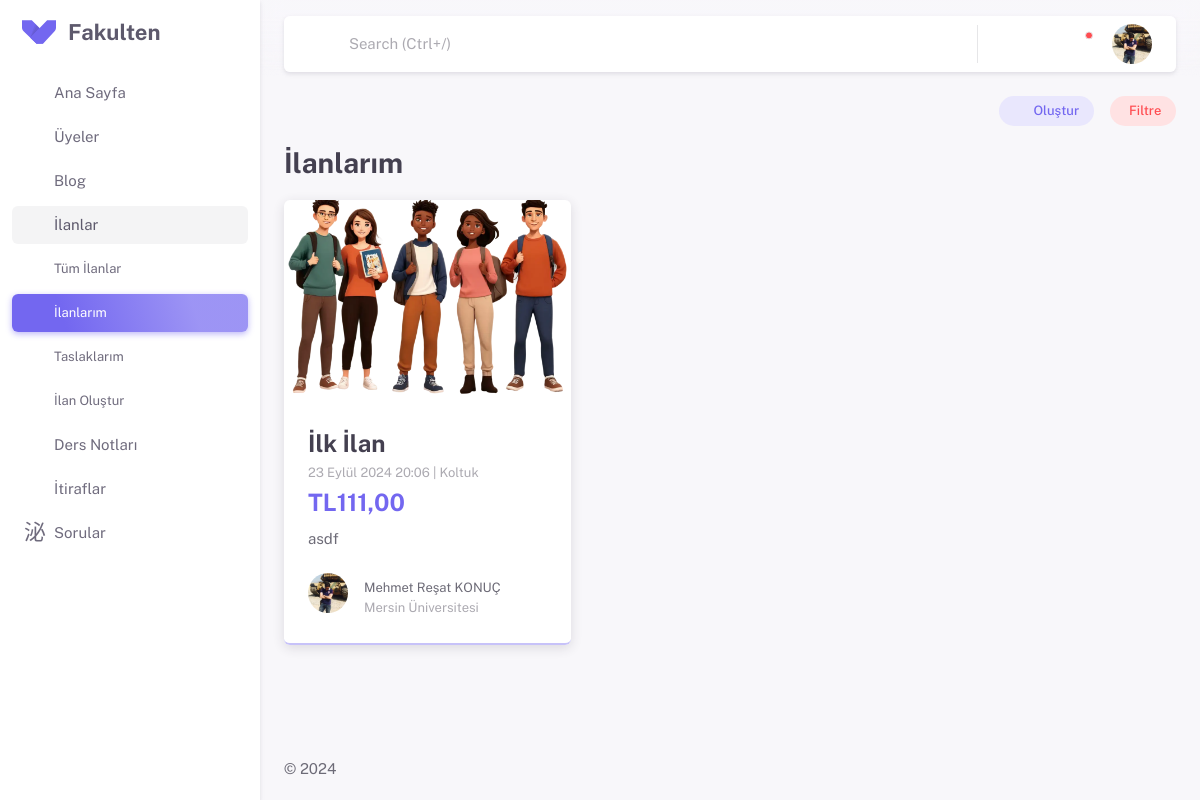
Screenshot of /marketplace/my/ (signed in) with the database file from the repository.
### apps/settings/models.py (models this page shows, shortened)
class SiteSettingsModel(models.Model):
    site_name = models.CharField(max_length=50, verbose_name="Site Adı")
    site_description = models.TextField(verbose_name="Site Açıklaması")
    class Meta:
        verbose_name = "Site Ayarı"
        verbose_name_plural = "Site Ayarları"

### apps/marketplace/models.py (models this page shows)
class MarketPlaceImagesModel(models.Model):
    user = models.ForeignKey(settings.AUTH_USER_MODEL, on_delete=models.CASCADE)
    content_type = models.ForeignKey(ContentType, on_delete=models.CASCADE)
    object_id = models.PositiveIntegerField()
    content_object = GenericForeignKey('content_type', 'object_id')
    image = models.ImageField(upload_to=upload_to)
    created_at = models.DateTimeField(auto_now_add=True)

class MarketPlaceModel(models.Model):
    user = models.ForeignKey(settings.AUTH_USER_MODEL,
                        on_delete=models.CASCADE, related_name='marketplace')
    title = models.CharField(max_length=155)
    images = GenericRelation(MarketPlaceImagesModel)
    description = models.TextField(blank=True, null=True)
    currency = models.ForeignKey(inputs.Currency, on_delete=models.SET_NULL, null=True, blank=True)
    price = models.DecimalField(max_digits=10, decimal_places=2)
    category = TreeForeignKey(Category, on_delete=models.CASCADE)
    country = models.ForeignKey(inputs.CountriesModel, on_delete=models.SET_NULL, null=True, blank=True)
    city = models.ForeignKey(inputs.City, on_delete=models.SET_NULL, null=True, blank=True)
    phone_number = models.CharField(max_length=15, null=True, blank=True)
    create_at = models.DateTimeField(auto_now_add=True)
    is_published = models.BooleanField(default=False)
    slug = models.SlugField(unique=True, max_length=160, blank=True, editable=False)

class Category(MPTTModel):
    name = models.CharField(max_length=100, unique=True)
    parent = TreeForeignKey('self', on_delete=models.CASCADE, null=True, blank=True, related_name='children')
    class MPTTMeta:
        order_insertion_by = ['name']
    def __str__(self):
        return self.name

### apps/inputs/models.py (models this page shows)
class Currency(models.Model):
    currency = models.CharField(max_length=100)
    def __str__(self):
        return self.currency

class UniversitiesModel(models.Model):
    countries = models.ForeignKey(CountriesModel, on_delete=models.CASCADE)
    universities = models.CharField(max_length=255)
    def __str__(self):
        return self.universities

### apps/profiles/models.py (models this page shows)
class ProfilePictureModel(models.Model):
    user = models.OneToOneField(settings.AUTH_USER_MODEL, on_delete=models.CASCADE, related_name='profile_photo')
    profile_photo = models.ImageField(
        upload_to='profile_photos', blank=True, null=True)

class EducationalInformationModel(models.Model):
    user = models.OneToOneField(settings.AUTH_USER_MODEL,
                             on_delete=models.CASCADE, related_name='educational_information')
    country = models.ForeignKey(inputs.CountriesModel,
                             on_delete=models.CASCADE)
    university = models.ForeignKey(inputs.UniversitiesModel,
                             on_delete=models.CASCADE)
    department = models.ForeignKey(inputs.DepartmentsModel,
                             on_delete=models.CASCADE)
    status = models.ForeignKey(inputs.StatusModel,
                             on_delete=models.CASCADE)

### apps/marketplace/views.py (the view)
# urls.py: path('my/', MyMarketPlaceView.as_view(), name='my_marketplace'),
class MyMarketPlaceView(View):
    model_data = MarketPlaceModel
    filter_form = MyFilter
    template = 'marketplace/my.html'
    context = {'siteTitle': 'İlanlarım'}
    paginate_by = 4
    def get(self, request):
        data = self.model_data.objects.filter(is_published=True, user=request.user).order_by('-create_at')
        if 'reset_filter' in request.GET:
            filter = self.filter_form(queryset=data)
        else:
            filter = self.filter_form(request.GET, queryset=data)
        filtered_data = filter.qs
        sorted_data = filtered_data
        paginator = Paginator(sorted_data, self.paginate_by)
        page_number = request.GET.get('page', 1)
        page_obj = paginator.get_page(page_number)
        self.context.update({
            'data': page_obj,
            'filter': filter,
        })
        return render(request, self.template, self.context)

### apps/post/models.py (called while the page is built)
    def get_notifications_like_context(self):
        context = {
        'message' : 'gönderinizi beğendi.',
        'content_title' : self.content[:50],
        'content_url' : reverse('post_detail', kwargs={'post_id': self.id}),
        }
        return context

### apps/marketplace/templates/marketplace/my.html (shortened to what this page needs)
{% extends 'partials/base.html' %}
{% load static %}
{% load crispy_forms_tags %}
{% block extra_css %}
<link rel="stylesheet" href="{% static 'assets/vendor/libs/bootstrap-select/bootstrap-select.css' %}" />
<link rel="stylesheet" href="{% static 'assets/vendor/libs/spinkit/spinkit.css' %}" />
<link rel="stylesheet" href="{% static 'assets/css/pages/blogs/index.css' %}" />
{% endblock extra_css%}
{% block content %}
<div class="d-flex bd-highlight mb-4">
   <div class="p-2 flex-grow-1 bd-highlight">
   </div>
   <div class="bd-highlight me-4">
      <a href="{% url 'marketplace_add' %}" class="btn btn-sm btn-label-primary rounded-pill" ><i class="ti ti-plus me-1"></i>Oluştur</a>
   </div>
   <div class="bd-highlight">
      <button class="btn btn-sm btn-label-danger rounded-pill" data-bs-toggle="offcanvas" data-bs-target="#filter-canvas" aria-controls="offcanvasEnd">Filtre</button>
   </div>
</div>
<div  class="mb-4">
   <h3 class="mb-0 fw-bold">İlanlarım</h3>
</div>
{% include 'marketplace/list.html' %}
{% endblock content %}

### templates/partials/sidebar.html (shortened to what this page needs)
<aside id="layout-menu" class="layout-menu menu-vertical menu bg-menu-theme">
    <div class="app-brand demo">
      <a href="{% url 'home' %}" class="app-brand-link">
        <span class="app-brand-logo demo">
        </span>
        <span class="app-brand-text demo menu-text fw-bold">{{site_settings.site_name}}</span>
      </a>
      <a href="javascript:void(0);" class="layout-menu-toggle menu-link text-large ms-auto">
        <i class="ti menu-toggle-icon d-none d-xl-block align-middle"></i>
      </a>
    </div>
    {% with current_page=request.resolver_match.url_name %}
    <ul class="menu-inner py-1">
      <li class="menu-item {% if current_page == 'home' %} active{% endif %}">
        <a href="{% url 'home' %}" class="menu-link">
          <i class="menu-icon tf-icons ti ti-smart-home"></i>
          <div>Ana Sayfa</div>
        </a>
      </li>
      <li class="menu-item {% if current_page == 'members' %} active{% endif %}">
        <a href="{% url 'members' %}" class="menu-link">
          <i class="menu-icon tf-icons ti ti-user-search"></i>
          <div>Üyeler</div>
        </a>
      </li>
      <li class="menu-item {% if '/blogs/' in request.path %} active open{% endif %}">
        <a href="" class="menu-link menu-toggle">
          <i class="menu-icon tf-icons ti ti-blockquote"></i>
          <div>Blog</div>
        </a>
      </li>
      <li class="menu-item {% if '/marketplace/' in request.path %} active open{% endif %}">
        <a href="{% url 'marketplace' %}" class="menu-link menu-toggle">
          <i class="menu-icon tf-icons ti ti-building-store"></i>
          <div>İlanlar</div>
        </a>
        <ul class="menu-sub">
          <li class="menu-item {% if current_page == 'marketplace' %} active{% endif %}">
            <a href="{% url 'marketplace' %}" class="menu-link">
              <small>Tüm İlanlar</small>
            </a>
          </li>
          <li class="menu-item {% if current_page == 'my_marketplace' %} active{% endif %}">
            <a href="{% url 'my_marketplace' %}" class="menu-link">
              <small>İlanlarım</small>
            </a>
          </li>
          <li class="menu-item {% if current_page == 'my_draft_marketplace' %} active{% endif %}">
            <a href="{% url 'my_draft_marketplace' %}" class="menu-link">
              <small>Taslaklarım</small>
            </a>
          </li>
          <li class="menu-item {% if current_page == 'marketplace_add' or current_page == 'marketplace_edit' %} active{% endif %}">
            <a href="{% url 'marketplace_add' %}" class="menu-link">
              <small>İlan Oluştur</small>
            </a>
          </li>
        </ul>
      </li>
      <li class="menu-item {% if '/documents/' in request.path %} active open{% endif %}">
        <a href="" class="menu-link menu-toggle">
          <i class="menu-icon tf-icons ti ti-notebook"></i>
          <div>Ders Notları</div>
        </a>
      </li>
      <li class="menu-item {% if '/confessions/' in request.path %} active open{% endif %}">
        <a href="{% url 'confessions' %}" class="menu-link menu-toggle">
          <i class="menu-icon ti-icons ti ti-spy"></i>
          <div>İtiraflar</div>
        </a>
      </li>
      <li class="menu-item {% if '/questions/' in request.path %} active open{% endif %}">
        <a href="" class="menu-link menu-toggle">
          <i class="menu-icon ti-icons ti ti-message-2-question"></i>
          <div>Sorular</div>
        </a>
      </li>
    </ul>
    {% endwith %}
  </aside>

### apps/marketplace/templates/marketplace/list.html (shortened to what this page needs)
{% load static %}
<div class="row infinite-container row-cols-1 row-cols-md-2 row-cols-lg-3 g-4">
    {% for item in data %}
    <div class="col infinite-item">
       <div class="card card-border-shadow-primary h-100">
          <a href="{% url 'marketplace_details' item.slug %}">
             {% for image in item.images.all %}
             {% if forloop.first %}
                 <img class="img-fluid rounded" src="{{ image.image.url }}" alt="tutor image 1" />
             {% endif %}
         {% endfor %}
          </a>
          <div class="card-body">
             <a href="{% url 'marketplace_details' item.slug %}">
                <h4 class="card-title fw-bold mb-0">{{ item.title|truncatewords:6 }}</h4>
             </a>
             <small class="text-muted mb-2">{{ item.create_at }} | {{ item.category.name }}</small>
             <h4 class="card-title fw-bold text-primary">{{ item.currency }}{{ item.price }}</h4>
             <span class="card-text">{{ item.description|safe|truncatewords:30 }}</span>
          </div>
          <div class="card-footer">
             <div class="d-flex justify-content-between align-items-center text-muted">
                <div class="d-flex align-items-center text-muted">
                  <div class="avatar avatar-md me-2 flex-shrink-0">
                      {% if item.user.profile_photo.profile_photo %}
                         <img src="{{ item.user.profile_photo.profile_photo.url }}"
                              alt="Yazar Profil Fotoğrafı"
                              class="rounded-circle me-2"
                              style="width: 40px; height: 40px;">
                      {% else %}
                      <span class="avatar-initial rounded-circle bg-label-primary">{{ item.user.first_name|first }}{{ item.user.last_name|first }}</span>
                      {% endif %}
                  </div>
                      <div>
                         <a href="{% url 'profile' item.user.username %}">
                            <small class="text-body">{{ item.user.first_name }} {{ item.user.last_name }}</small>
                         </a>
                         <div>
                            <small>{{ item.user.educational_information.university }}</small>
                         </div>
                      </div>
                </div>
             </div>
          </div>
       </div>
    </div>
    {% endfor %}
 </div>

### static/assets/css/demo.css (style rules this page uses)
.light-style .menu .app-brand.demo { height: 64px; }
.app-brand-logo.demo { -ms-flex-align: center; align-items: center; -ms-flex-pack: center; justify-content: center; display: -ms-flexbox; display: flex; width: 34px; height: 24px; }
.app-brand-logo.demo svg { width: 35px; height: 24px; }
.app-brand-text.demo { font-size: 1.375rem; }

### static/assets/css/pages/blogs/index.css (style rules this page uses)
.card img { height: 200px; object-fit: cover; width: 100%; }

### rows the page displays
SiteSettingsModel: site_name "Fakulten"
MarketPlaceModel: title "İlk İlan", create_at "23 Eylül 2024 20:06", category.name "Koltuk", currency "TL", price "111,00", description "asdf", user.profile_photo.profile_photo (picture), user.first_name "Mehmet Reşat", user.last_name "KONUÇ", user.educational_information.university "Mersin Üniversitesi"
MarketPlaceImagesModel: image (picture)
